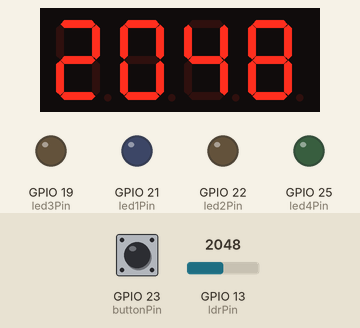
Recording of a program running on a simulated ESP32. On the bench: 4-digit seven-segment display, output pins drawn as LEDs (lit = HIGH). The inputs (shaded band) are chosen by the test bench; at power-on: GPIO 23 (buttonPin) HIGH, GPIO 13 (ldrPin) = 2048.

Above: at 1.2 s.
1.3 s: GPIO 23 (buttonPin) pulled LOW for 0.15 s
At 1.43 s:
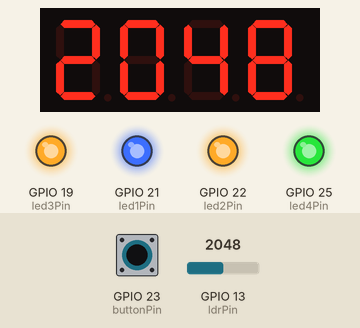
2.9 s: GPIO 13 (ldrPin) set to 1960
At 4.1 s:
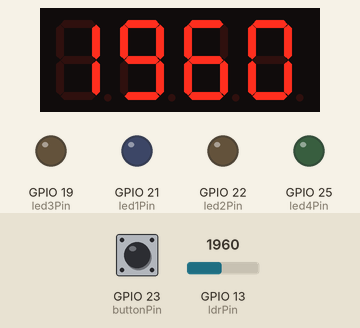
4.4 s: GPIO 13 (ldrPin) set to 2040
At 5.7 s:
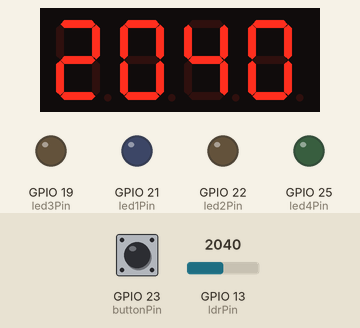
6.0 s: GPIO 23 (buttonPin) pulled LOW for 1 s
At 6.8 s:
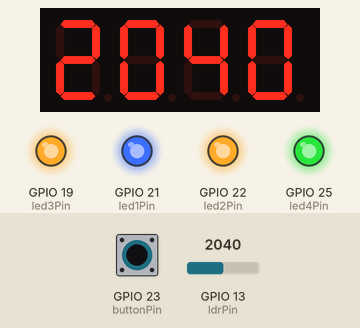
8.5 s: GPIO 23 (buttonPin) pulled LOW for 3.2 s
At 12.6 s:
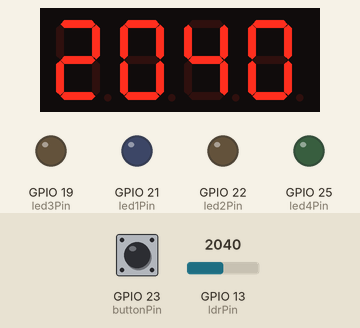
13.2 s: GPIO 13 (ldrPin) set to 2047
At 14.4 s:
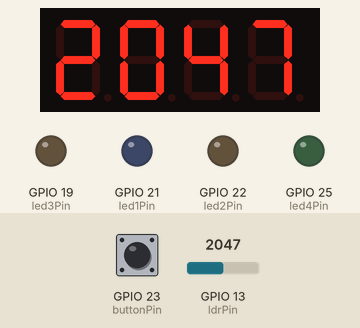
Timing chart, 0 to 15.7 s (numbered marks = the images above; inputs shaded):
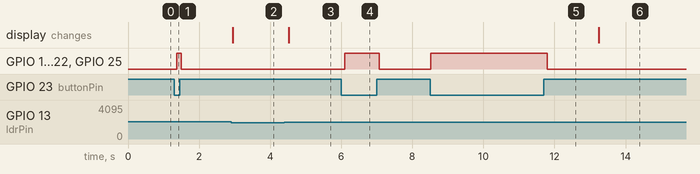

Measured:
- after the input at 1.3 s, GPIO 19 (led3Pin), GPIO 21 (led1Pin), GPIO 22 (led2Pin): LOW → HIGH after 0.08 s, → LOW 0.12 s later; GPIO 25 (led4Pin): LOW → HIGH after 0.07 s, → LOW 0.12 s later
- after the input at 2.9 s, the display: changes after 0.05 s (image 2)
- after the input at 4.4 s, the display: changes after 0.13 s (image 3)
- after the input at 6.0 s, GPIO 19 (led3Pin), GPIO 21 (led1Pin), GPIO 22 (led2Pin), GPIO 25 (led4Pin): LOW → HIGH after 0.10 s, → LOW 0.97 s later
- after the input at 8.5 s, GPIO 19 (led3Pin), GPIO 21 (led1Pin), GPIO 22 (led2Pin), GPIO 25 (led4Pin): LOW → HIGH at once, → LOW 3.3 s later
- after the input at 13.2 s, the display: changes after 0.05 s (image 6)

The program:

main.cpp
```cpp
#include <Wire.h>
#include <TM1637Display.h>

const int buttonPin = 23;        // Nút bấm kết nối với chân 23
const int led1Pin = 21;          // LED 1 (blue) kết nối với chân 21
const int led2Pin = 22;          // LED 2 (yellow) kết nối với chân 22
const int led3Pin = 19;          // LED 3 (red) kết nối với chân 19
const int led4Pin = 25;          // LED 4 (green) kết nối với chân 25

const int ldrPin = 13;           // Photoresistor (LDR) kết nối với chân 13

// Đối tượng hiển thị 7 đoạn (TM1637)
TM1637Display display(18, 17);   // CLK là 18, DIO là 17

void setup() {
  Serial.begin(115200);

  pinMode(buttonPin, INPUT_PULLUP);  // Cài đặt nút bấm với chế độ INPUT_PULLUP
  pinMode(led1Pin, OUTPUT);          // Cài đặt LED 1 là OUTPUT
  pinMode(led2Pin, OUTPUT);          // Cài đặt LED 2 là OUTPUT
  pinMode(led3Pin, OUTPUT);          // Cài đặt LED 3 là OUTPUT
  pinMode(led4Pin, OUTPUT);          // Cài đặt LED 4 là OUTPUT

  pinMode(ldrPin, INPUT);            // Cài đặt Photoresistor là INPUT

  display.setBrightness(0x0f);       // Cài đặt độ sáng của màn hình 7 đoạn
  display.clear();                   // Xóa màn hình
}

void loop() {
  // Đọc giá trị từ nút bấm (LOW khi nhấn)
  int buttonState = digitalRead(buttonPin);

  // Đọc giá trị từ Photoresistor (LDR)
  int ldrValue = analogRead(ldrPin);

  // Hiển thị giá trị LDR trên màn hình 7 đoạn
  display.showNumberDec(ldrValue);

  // Điều khiển đèn LED theo giá trị LDR
  if (ldrValue < 1000) {
    // Nếu ánh sáng thấp, bật LED đỏ (led3)
    digitalWrite(led3Pin, HIGH);
    digitalWrite(led1Pin, LOW);
    digitalWrite(led2Pin, LOW);
    digitalWrite(led4Pin, LOW);
  } else if (ldrValue < 2000) {
    // Nếu ánh sáng trung bình, bật LED vàng (led2)
    digitalWrite(led3Pin, LOW);
    digitalWrite(led1Pin, LOW);
    digitalWrite(led2Pin, HIGH);
    digitalWrite(led4Pin, LOW);
  } else if (ldrValue < 3000) {
    // Nếu ánh sáng cao, bật LED xanh lá (led4)
    digitalWrite(led3Pin, LOW);
    digitalWrite(led1Pin, LOW);
    digitalWrite(led2Pin, LOW);
    digitalWrite(led4Pin, HIGH);
  } else {
    // Nếu quá sáng, bật LED xanh dương (led1)
    digitalWrite(led3Pin, LOW);
    digitalWrite(led1Pin, HIGH);
    digitalWrite(led2Pin, LOW);
    digitalWrite(led4Pin, LOW);
  }

  // Nếu nút bấm được nhấn (LOW)
  if (buttonState == LOW) {
    // Bật tất cả các LED
    digitalWrite(led1Pin, HIGH);
    digitalWrite(led2Pin, HIGH);
    digitalWrite(led3Pin, HIGH);
    digitalWrite(led4Pin, HIGH);
  } else {
    // Tắt tất cả các LED khi nút không được nhấn
    digitalWrite(led1Pin, LOW);
    digitalWrite(led2Pin, LOW);
    digitalWrite(led3Pin, LOW);
    digitalWrite(led4Pin, LOW);
  }

  delay(100); // Delay một chút để tránh chập chờn
}
```
